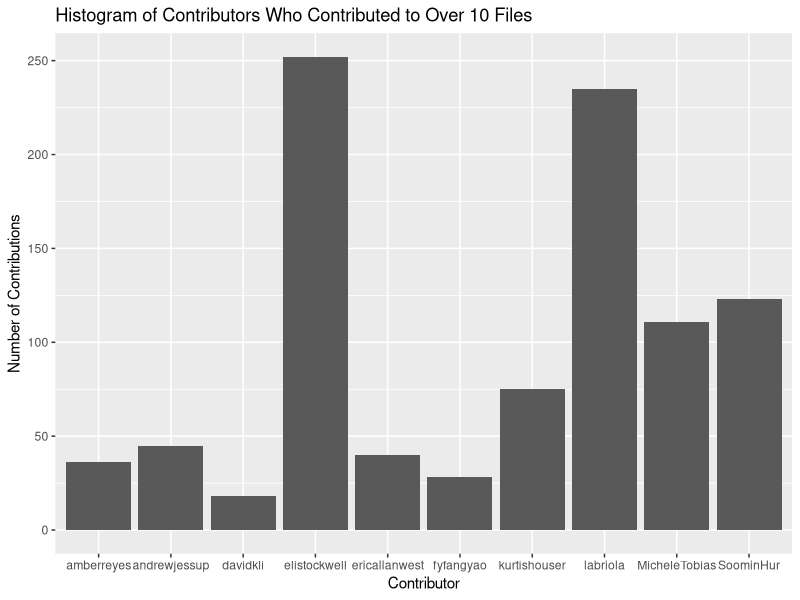
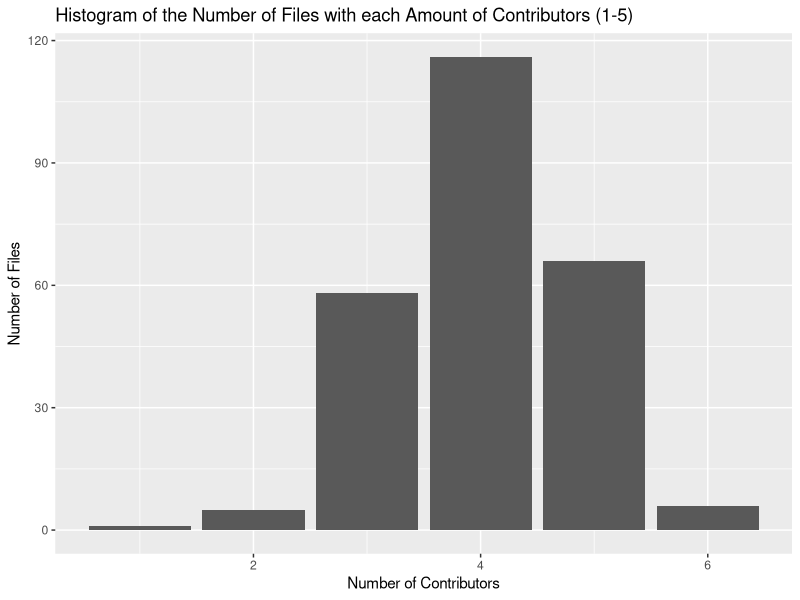
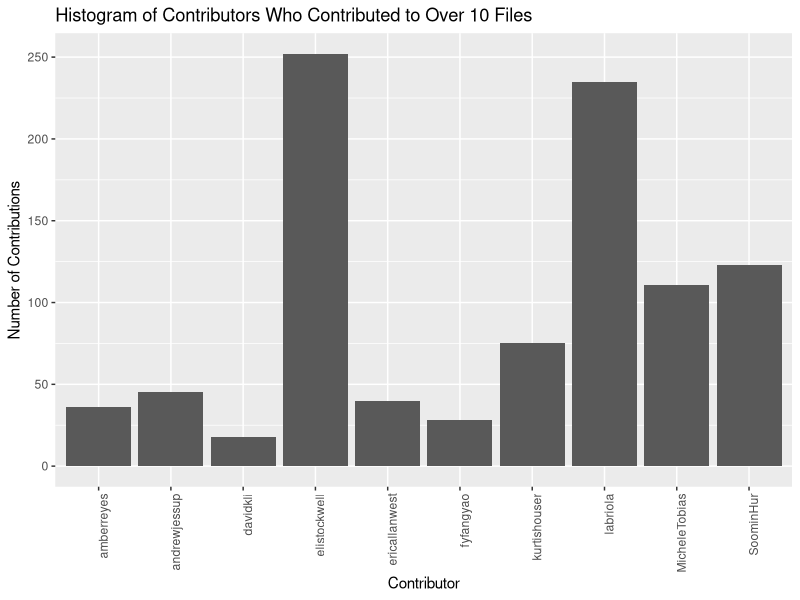

Recreate these plots in R, in order.
#This script uses the data frame created in getContributors.R to return some basic analysis such as
#the unique contributors to the AVA github, a data frame of the number of contributors to each file and
#their names. It will also show the file names of those with the most amount of contributors, and a histogram
#of the distribution of the number of contributors across all the files.
library(ggplot2)
df <- read.csv("contributors.csv")
cont <- strsplit(df[,2], '|',fixed=TRUE)

#get the number of unique contributors
unique.contributors <- unique(unlist(cont))
unique.contributors

#get the number of contributors for each file and add it to the dataframe
number.of.contributors <- lengths(cont)
new_df <- cbind.data.frame(df, number.of.contributors)
write.csv(new_df, "contributor_info.csv", row.names = FALSE)


#get the max number of contributors for a file and the names of those files
max <- max(new_df[,3])
max.cont.files <- new_df[which(new_df[,3] == max),1]
max.cont.files

#plot of the number of contributors
#we can see that files range from 1-6 contributors, with most having 4.
contributors.by.file.plot <- ggplot(new_df,aes(number.of.contributors)) + geom_bar() + ggtitle("Histogram of the Number of Files with each Amount of Contributors (1-5)") + xlab("Number of Contributors") + ylab("Number of Files")
ggsave(filename="contributors_by_file.png",path="./images/",plot=contributors.by.file.plot,width=5,height=5,dpi=300)

#get the number of files that each contributor contributed to and put it in a data frame
individual.contributors <- data.frame()
for(contributor in unique.contributors){
  num.contributions <- length(which(grepl(contributor, new_df$contributors)))
  row <- c(contributor, num.contributions)
  individual.contributors <- rbind(individual.contributors, row)
}

#Graphing the number of files that contributors who have contributed to over 10 files
colnames(individual.contributors) <- c("Contributor", "Number of Contributions")
individual.contributors
individual.contributors[,2] = as.numeric(individual.contributors[,2])
contributors_over10 <- individual.contributors[which(individual.contributors$`Number of Contributions` > 10),]
contributors_over10
ggplot(contributors_over10, aes(Contributor, `Number of Contributions`)) + geom_col() + ggtitle("Histogram of Contributors Who Contributed to Over 10 Files")
contributors_over10
contributors.over.10.plot <- ggplot(contributors_over10, aes(Contributor, `Number of Contributions`)) + geom_col() + ggtitle("Histogram of Contributors Who Contributed to Over 10 Files") + theme(axis.text.x = element_text(angle = 90, hjust = 1))
ggsave(filename="contributors_over_10.png",path="./images/",plot=contributors.over.10.plot,width=5,height=5,dpi=300)
